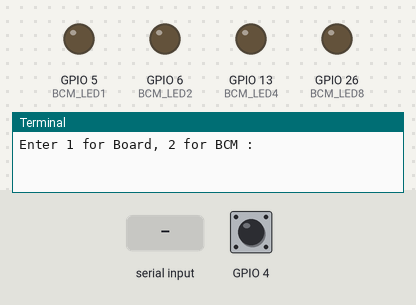
The program below on a simulated Raspberry Pi (BCM pin numbers). On the bench: output pins drawn as LEDs (lit = HIGH), the last lines printed to the terminal. The inputs (shaded band) are chosen by the test bench; at power-on: GPIO 4 HIGH.

Above: at 1.2 s.
1.3 s: "2" typed at the terminal, then Enter
At 2.5 s:
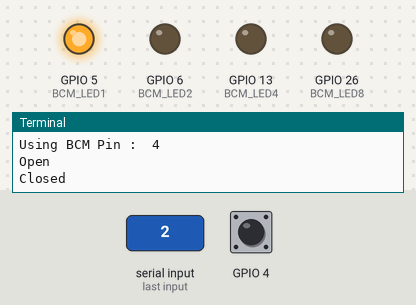
2.8 s: GPIO 4 pulled LOW for 0.15 s
At 4.1 s:
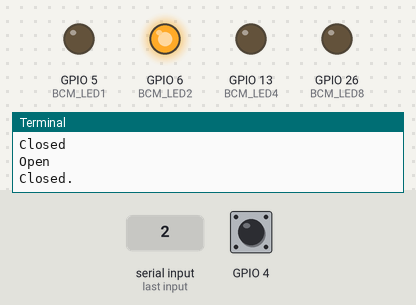
4.4 s: GPIO 4 pulled LOW for 1 s
At 6.6 s:
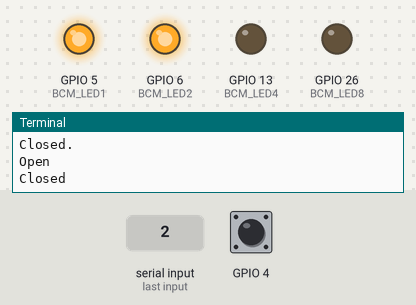
6.9 s: GPIO 4 pulled LOW for 0.15 s
At 7.5 s:
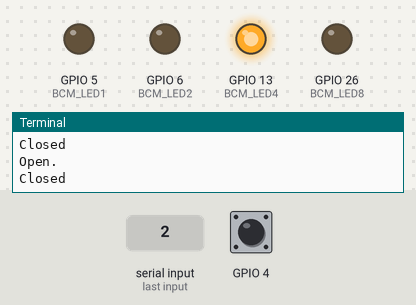
8.5 s: GPIO 4 pulled LOW for 3.2 s
At 12.8 s:
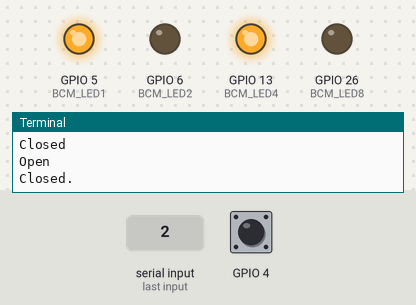
13.2 s: GPIO 4 pulled LOW for 0.15 s
At 14.7 s:
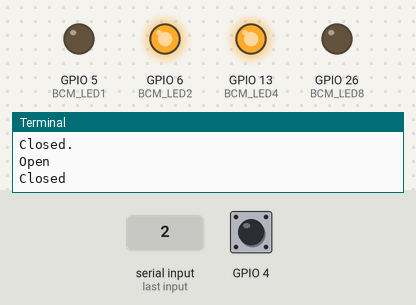
Timing chart, 0 to 15.8 s (numbered marks = the images above; inputs shaded):
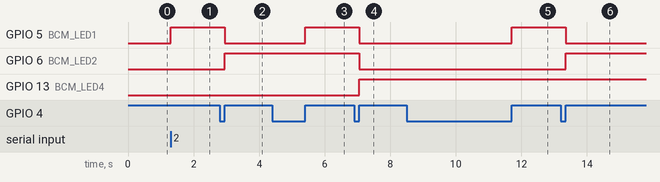

Measured:
- after the input at 1.3 s, GPIO 5 (BCM_LED1): LOW → HIGH at once
- after the input at 2.8 s, GPIO 5 (BCM_LED1): HIGH → LOW after 0.15 s; GPIO 6 (BCM_LED2): LOW → HIGH after 0.15 s
- after the input at 4.4 s, GPIO 5 (BCM_LED1): LOW → HIGH after 1.0 s
- after the input at 6.9 s, GPIO 5 (BCM_LED1), GPIO 6 (BCM_LED2): HIGH → LOW after 0.15 s; GPIO 13 (BCM_LED4): LOW → HIGH after 0.15 s
- after the input at 8.5 s, GPIO 5 (BCM_LED1): LOW → HIGH after 3.2 s
- after the input at 13.2 s, GPIO 5 (BCM_LED1): HIGH → LOW after 0.15 s; GPIO 6 (BCM_LED2): LOW → HIGH after 0.15 s

The program:

swctr.py
```python
# Switch counter
# Bart Jacob
#
# This program counts the number of times a switch is pressed and
# displays the count(mod 16) via 4 LEDS.


import RPi.GPIO as GPIO
import time

BRD_PIN = 15    # PIN number used based on board numbering
BCM_PIN = 4     # PIN number used based on Broadcom numbering

BCM_LED8 = 26   # BCM pin numbers used for LEDs
BCM_LED4 = 13
BCM_LED2 = 6
BCM_LED1 = 5

def LEDsetup():
    GPIO.setmode(GPIO.BCM)
    GPIO.setup(BCM_LED8,GPIO.OUT)   # Init pins for output
    GPIO.setup(BCM_LED4,GPIO.OUT)
    GPIO.setup(BCM_LED2,GPIO.OUT)
    GPIO.setup(BCM_LED1,GPIO.OUT)
    GPIO.output(BCM_LED8,False)     # Set LEDs off
    GPIO.output(BCM_LED4,False)
    GPIO.output(BCM_LED2,False)
    GPIO.output(BCM_LED1,False)


def dispCount(ct):
    ct = ct % 16     # Set count mod 16
    if ct // 8 != 0:
        GPIO.output(BCM_LED8,True)
    else:
        GPIO.output(BCM_LED8,False)
    ct = ct % 8     # Set count mod 16
    if ct // 4 != 0:
        GPIO.output(BCM_LED4,True)
    else:
        GPIO.output(BCM_LED4,False)
    ct = ct % 4     # Set count mod 16
    if ct // 2 != 0:
        GPIO.output(BCM_LED2,True)
    else:
        GPIO.output(BCM_LED2,False)

    ct = ct % 2     # Set count mod 16
    if ct != 0:
        GPIO.output(BCM_LED1,True)
    else:
        GPIO.output(BCM_LED1,False)


valid_type = False  # Used to indicate valid input entered

while not valid_type:   # While no valid input
    type = input('Enter 1 for Board, 2 for BCM : ')
    if type == "1":     # Board input selected
        GPIO.setmode(GPIO.BOARD)    # Set mode to board numbering
        pin = BRD_PIN               # Set pin number to use
        valid_type = True           # Valid input indicator
        print("Using Board Pin : ",pin)
    elif type == "2":   # Broadcom numbering chosen
        GPIO.setmode(GPIO.BCM)      # Set mode to BCM numbering
        pin = BCM_PIN               # Set pin number to use
        valid_type = True           # Valid input indicator
        print("Using BCM Pin : ",pin)
    else:                           # Invalid input
        print("Invalid type, try again.\n")

GPIO.setup(pin,GPIO.IN,pull_up_down=GPIO.PUD_UP)             # Initialize pin for input
LEDsetup()

try:
    switch_state = 0                # Track state of switch
    counter = 0                     # Initialize counter
    print("Open", end='')
    loopCtr = 0
    while True:                     # Loop until interrupted (Ctl-C)
        loopCtr += 1
        loopCtr = loopCtr % 10000
        if loopCtr == 0:
            print('.',end='')
        if GPIO.input(pin)==0:      # If switch open
            if switch_state == 1:
                switch_state = 0    # Set switch state
                print("\nOpen",end='')       # Print state
                time.sleep(.1)
           # print("0", end='')      # Print a 0
        else:
            if switch_state == 0:   # If switch was open, and is now closed.
                switch_state = 1    # Change switch state
                counter += 1        # Increment counter
                dispCount(counter)
                print("\nClosed",end='')     # Print state
                time.sleep(.1)
           # print("1",end="")       # Print 1

except KeyboardInterrupt:           # When Ctl-C ...break out of program
    print("\n\nProgram ending.")
    print("Switch pressed",counter,"times.")    # Print switch counter

finally:
    print("Cleaning up GPIO.")
    GPIO.cleanup()                  # Reset GPIO
```
